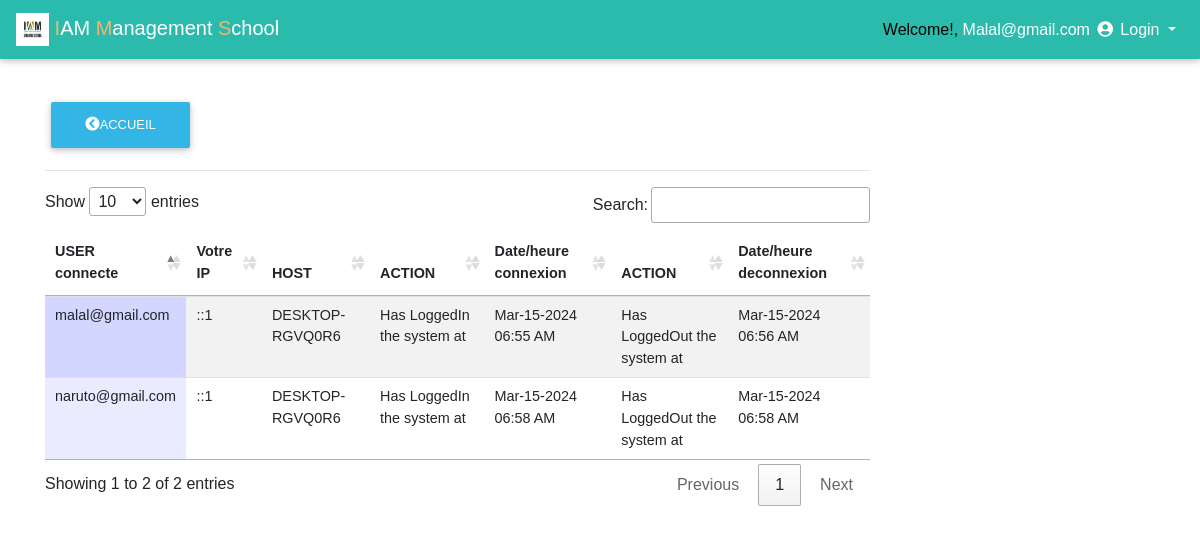
/private_user/history_log.php (signed in), run on the app's committed database.
### tables this page shows
CREATE TABLE `history_log` (
  `log_id` int(11) NOT NULL,
  `id` int(11) NOT NULL,
  `email_address` text NOT NULL,
  `action` varchar(100) NOT NULL,
  `actions` varchar(200) NOT NULL DEFAULT 'Has LoggedOut the system at',
  `ip` text NOT NULL,
  `host` text NOT NULL,
  `login_time` varchar(200) NOT NULL,
  `logout_time` varchar(200) NOT NULL
);

### private_user/history_log.php (the view, shortened to what this page needs)
<!DOCTYPE html>
<html lang="en">
<head>
  <link rel="stylesheet" href="https://use.fontawesome.com/releases/v5.8.1/css/all.css">
  <link href="css/bootstrap.min.css" rel="stylesheet">
  <link href="css/mdb.min.css" rel="stylesheet">
  <link href="css/style.css" rel="stylesheet">
    <link rel="stylesheet" type="text/css" href="media/css/dataTable.css" />
</head>
<body style="padding:0px; margin:0px; background-color:#fff;font-family:arial,helvetica,sans-serif,verdana,'Open Sans'">
  <?php
     require_once("include/connection.php");
   $id = mysqli_real_escape_string($conn,$_SESSION['email_address']);
  $r = mysqli_query($conn,"SELECT * FROM login_user where id = '$id'") or die (mysqli_error($con));
  $row = mysqli_fetch_array($r);
   $id=$row['email_address'];
?>
<nav class="mb-1 navbar navbar-expand-lg navbar-dark default-color fixed-top">
    <a class="navbar-brand" href="#"><img src="js/img/logo_iam.jpg" width="33px" height="33px"> <font color="#F0B56F">I</font>AM <font color="#F0B56F">M</font>anagement <font color="#F0B56F">S</font>chool</a>
  <div class="collapse navbar-collapse" id="navbarSupportedContent-4">
    <ul class="navbar-nav ml-auto">
      <li class="nav-item dropdown">
        <a class="nav-link dropdown-toggle" id="navbarDropdownMenuLink-4" data-toggle="dropdown"
          aria-haspopup="true" aria-expanded="false">
           <font color="black">Welcome!,</font> <?php echo ucwords(htmlentities($id)); ?> <i class="fas fa-user-circle"></i> Login </a>
      </li>
    </ul>
  </div>
</nav>
<br>
<br><Br><br>
<div class="container">
  <div class="row">
     <div class="col-md-9">
    <div class="">
    <a href="home.php"><button type="button" class="btn btn-info"><i class="fas fa-chevron-circle-left"></i>Accueil</button></a>
    </div>
<hr>
  <table id="dtable" class = "table table-striped" style="">
     <thead>
    <th>USER connecte</th>
     <th>Votre IP</th>
     <th>HOST</th>
     <th>ACTION</th>
     <th>Date/heure connexion</th>
     <th>ACTION</th>
     <th>Date/heure deconnexion</th>
</thead>
<tbody>
    <tr>
        <?php
        require_once("include/connection.php");
      $query = mysqli_query($conn,"SELECT * from history_log") or die (mysqli_error($conn));
      while($file=mysqli_fetch_array($query)){
         $name =  $file['email_address'];
         $ip =  $file['ip'];
         $host =  $file['host'];
         $action =  $file['action'];
         $logintime =  $file['login_time'];
         $actions =  $file['actions'];
         $logouttime =  $file['logout_time'];
      ?>
      <td><?php echo $name; ?></td>
       <td><?php echo $ip; ?></td>
      <td><?php echo $host; ?></td>
      <td><?php echo $action; ?></td>
      <td><?php echo $logintime; ?></td>
      <td><?php echo $actions; ?></td>
      <td><?php echo $logouttime; ?></td>
    </tr>
<?php } ?>
</tbody>
   </table>
    </div>
<link rel="stylesheet" type="text/css" href="https://cdn.datatables.net/1.10.9/css/jquery.dataTables.min.css"/>
<link rel="stylesheet" type="text/css" href="https://cdn.datatables.net/responsive/1.0.3/css/dataTables.responsive.css">
</body>
</html>

### private_user/media/css/dataTable.css (style rules this page uses)
.sorting_asc { background: url('../images/sort_asc.png') no-repeat center right; }
.sorting { background: url('../images/sort_both.png') no-repeat center right; }
tr.odd { background-color: #E2E4FF; }
tr.odd td.sorting_1 { background-color: #D3D6FF; }
tr.even td.sorting_1 { background-color: #EAEBFF; }

### data on the page
history_log: email_address "malal@gmail.com", ip "::1", host "DESKTOP-RGVQ0R6", action "Has LoggedIn the system at", login_time "Mar-15-2024 06:55 AM", actions "Has LoggedOut the system at", logout_time "Mar-15-2024 06:56 AM"
history_log: email_address "naruto@gmail.com", ip "::1", host "DESKTOP-RGVQ0R6", action "Has LoggedIn the system at", login_time "Mar-15-2024 06:58 AM", actions "Has LoggedOut the system at", logout_time "Mar-15-2024 06:58 AM"

### other printed values
$id "Malal@gmail.com"
